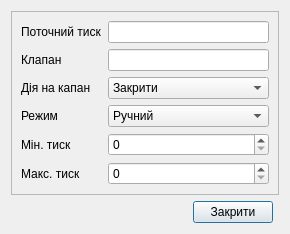
<?xml version="1.0" encoding="UTF-8"?>
<ui version="4.0">
 <class>dlgSusCtrl</class>
 <widget class="QDialog" name="dlgSusCtrl">
  <property name="geometry">
   <rect>
    <x>0</x>
    <y>0</y>
    <width>290</width>
    <height>224</height>
   </rect>
  </property>
  <property name="windowTitle">
   <string>Подача сусп 1 сат.</string>
  </property>
  <layout class="QGridLayout" name="gridLayout_2">
   <item row="0" column="0" colspan="3">
    <widget class="QFrame" name="frame">
     <property name="frameShape">
      <enum>QFrame::StyledPanel</enum>
     </property>
     <property name="frameShadow">
      <enum>QFrame::Raised</enum>
     </property>
     <layout class="QGridLayout" name="gridLayout">
      <item row="0" column="0">
       <widget class="QLabel" name="label">
        <property name="text">
         <string>Поточний тиск</string>
        </property>
       </widget>
      </item>
      <item row="0" column="1">
       <widget class="QLineEdit" name="s_V_32"/>
      </item>
      <item row="1" column="0">
       <widget class="QLabel" name="label_2">
        <property name="text">
         <string>Клапан</string>
        </property>
       </widget>
      </item>
      <item row="1" column="1">
       <widget class="QLineEdit" name="s_I_10"/>
      </item>
      <item row="2" column="0">
       <widget class="QLabel" name="label_6">
        <property name="text">
         <string>Дія на капан</string>
        </property>
       </widget>
      </item>
      <item row="2" column="1">
       <widget class="QComboBox" name="s_Q_10">
        <item>
         <property name="text">
          <string>Закрити</string>
         </property>
        </item>
        <item>
         <property name="text">
          <string>ВІдкрити</string>
         </property>
        </item>
       </widget>
      </item>
      <item row="3" column="0">
       <widget class="QLabel" name="label_3">
        <property name="text">
         <string>Режим</string>
        </property>
       </widget>
      </item>
      <item row="3" column="1">
       <widget class="QComboBox" name="s_Am_Q_10">
        <item>
         <property name="text">
          <string>Ручний</string>
         </property>
        </item>
        <item>
         <property name="text">
          <string>Автавтомат</string>
         </property>
        </item>
       </widget>
      </item>
      <item row="4" column="0">
       <widget class="QLabel" name="label_4">
        <property name="text">
         <string>Мін. тиск</string>
        </property>
       </widget>
      </item>
      <item row="4" column="1">
       <widget class="QDoubleSpinBox" name="s_V_32_min">
        <property name="decimals">
         <number>0</number>
        </property>
        <property name="maximum">
         <double>1000.000000000000000</double>
        </property>
        <property name="singleStep">
         <double>1.000000000000000</double>
        </property>
       </widget>
      </item>
      <item row="5" column="0">
       <widget class="QLabel" name="label_5">
        <property name="text">
         <string>Макс. тиск</string>
        </property>
       </widget>
      </item>
      <item row="5" column="1">
       <widget class="QDoubleSpinBox" name="s_V_32_max">
        <property name="decimals">
         <number>0</number>
        </property>
        <property name="maximum">
         <double>1000.000000000000000</double>
        </property>
       </widget>
      </item>
      <item row="6" column="1">
       <spacer name="verticalSpacer">
        <property name="orientation">
         <enum>Qt::Vertical</enum>
        </property>
        <property name="sizeHint" stdset="0">
         <size>
          <width>20</width>
          <height>40</height>
         </size>
        </property>
       </spacer>
      </item>
     </layout>
    </widget>
   </item>
   <item row="1" column="0">
    <spacer name="horizontalSpacer">
     <property name="orientation">
      <enum>Qt::Horizontal</enum>
     </property>
     <property name="sizeHint" stdset="0">
      <size>
       <width>207</width>
       <height>20</height>
      </size>
     </property>
    </spacer>
   </item>
   <item row="1" column="1">
    <widget class="QPushButton" name="Exit">
     <property name="text">
      <string>Закрити</string>
     </property>
    </widget>
   </item>
  </layout>
 </widget>
 <resources/>
 <connections>
  <connection>
   <sender>Exit</sender>
   <signal>clicked()</signal>
   <receiver>dlgSusCtrl</receiver>
   <slot>accept()</slot>
   <hints>
    <hint type="sourcelabel">
     <x>148</x>
     <y>241</y>
    </hint>
    <hint type="destinationlabel">
     <x>144</x>
     <y>136</y>
    </hint>
   </hints>
  </connection>
 </connections>
</ui>
